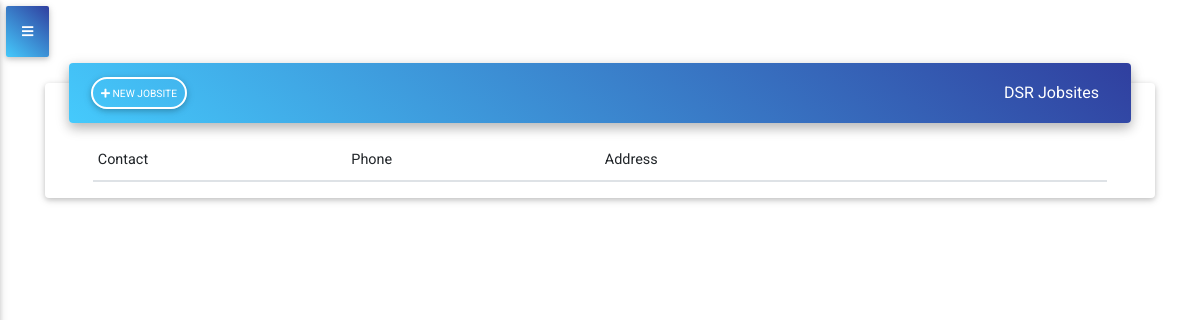
Page /jobsites/ (signed in) on the earlier database version.
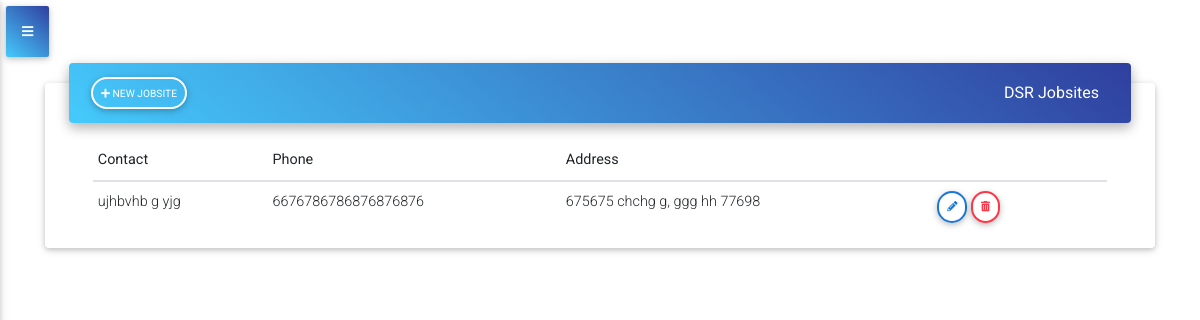
Same page on the later database version.
### customer/models.py (models this page shows, shortened)
class Jobsite(models.Model):
    address1 = models.CharField(max_length=100)
    address2 = models.CharField(max_length=100, blank=True)
    city = models.CharField(max_length=100)
    state = models.CharField(max_length=2)
    zip_code = models.PositiveIntegerField()
    contact_name = models.CharField(max_length=100)
    contact_phone = PhoneField()
    account = models.ForeignKey(AccountCompany, on_delete=models.CASCADE)

### customer/views.py (the view)
# urls.py: path('jobsites/', views.JobsiteListView.as_view(),name='jobsites'),
class JobsiteListView(LoginRequiredMixin,ListView):
    model = Jobsite
    context_object_name = 'jobsite'
    def get_context_data(self, **kwargs):
        context = super().get_context_data(**kwargs)
        context['ticket_count'] = ticket_count(self.request)
        context['tech_ticket_count'] = tech_ticket_count(self.request)
        context['todays_tickets'] = todays_tickets(self.request)
        context['tech_todays_tickets'] = tech_todays_tickets(self.request)
        context['todays_tickets_count'] = todays_tickets_count(self.request)
        context['in_progress_count'] = in_progress_count(self.request)
        context['completed_today_tickets_count'] = completed_today_tickets_count(self.request)
        context['tech_todays_tickets_count'] = tech_todays_tickets_count(self.request)
        context['tech_completed_today_tickets_count'] = tech_completed_today_tickets_count(self.request)
        context['jobsite'] = jobsite(self.request)
        return context

### accounts/models.py (called while the page is built)
    def __str__(self):
        return self.company_name

### service_ticket_app/utils.py (called while the page is built)
def ticket_count(request):
    count = Ticket.objects.filter(account=request.user.accountuser.account).count()
    return count

def todays_tickets_count(request):
    todays_tickets_count = Ticket.objects.filter(account=request.user.accountuser.account, schedule=datetime.date.today()).count()
    return todays_tickets_count

def todays_tickets(request):
    todays_tickets = Ticket.objects.filter(account=request.user.accountuser.account, schedule=datetime.date.today())
    return todays_tickets

def in_progress_count(request):
    in_progress_count = Ticket.objects.filter(account=request.user.accountuser.account, schedule=datetime.date.today(),start_job=True,completed=False).count()
    return in_progress_count

def completed_today_tickets_count(request):
    completed_today_tickets_count = Ticket.objects.filter(account=request.user.accountuser.account, schedule=datetime.date.today(), start_job=True, completed=True).count()
    return completed_today_tickets_count

def tech_ticket_count(request):
    count = Ticket.objects.filter(account=request.user.accountuser.account, assigned=request.user.accountuser).count()
    return count

### customer/templates/customer/jobsite_list.html (shortened to what this page needs)
{% extends 'base.html' %}
{% block content %}
<div class="card card-cascade narrower">
    <div class="view view-cascade gradient-card-header blue-gradient narrower py-2 mx-4 mb-3 d-flex justify-content-between align-items-center">
        <div class='justify-content-start'>
            <a href="{% url 'customer_app:add_jobsite' %}" type="button" class="btn btn-outline-white btn-rounded btn-sm px-2">
                <i class="fas fa-plus mt-0"></i> New Jobsite
            </a>
        </div>
        <div>
            <div class="white-text mx-3">{{request.user.accountuser.account}} Jobsites</div>
        </div>
    </div>
    <div class="px-5">
        <div class="table-wrapper">
            <table id="ticket_list" class="table table-hover table-sm table-responsive-sm" width="100%">
                <thead>
                    <tr>
                        <th class="th-sm">Contact
                        </th>
                        <th class="th-sm">Phone
                        </th>
                        <th class="th-sm">Address
                        </th>
                        <th class="th-sm">
                        </th>
                    </tr>
                </thead>
                <tbody>
                    {% for c in jobsite %}
                        <tr>
                            <td>{{ c.contact_name }}</td>
                            <td>{{ c.contact_phone }}</td>
                            <td> {{ c.address1 }} {{ c.address2 }}, {{ c.city }} {{ c.state }} {{ c.zip_code }}  </td>
                            <td>
                                <a href="{% url 'customer_app:edit_jobsite' pk=c.pk %}" type="button" class="btn btn-outline-blue btn-rounded btn-sm px-2">
                                    <i class="fas fa-pencil-alt lt mt-0"></i>
                                </a>
                                <a href="{% url 'customer_app:delete_jobsite' pk=c.pk %}" type="button" class="btn btn-outline-danger btn-rounded btn-sm px-2">
                                    <i class="fas fa-trash-alt lt mt-0"></i>
                                </a>
                            </td>
                        </tr>
                    {% endfor %}
                </tbody>
            </table>
        </div>
    </div>
</div>
{% endblock %}

Differences in the rows shown:
added Jobsite: contact_name "ujhbvhb g yjg", contact_phone "6676786786876876876", address1 "675675 chchg", address2 "g", city "ggg", state "hh", zip_code "77698"
